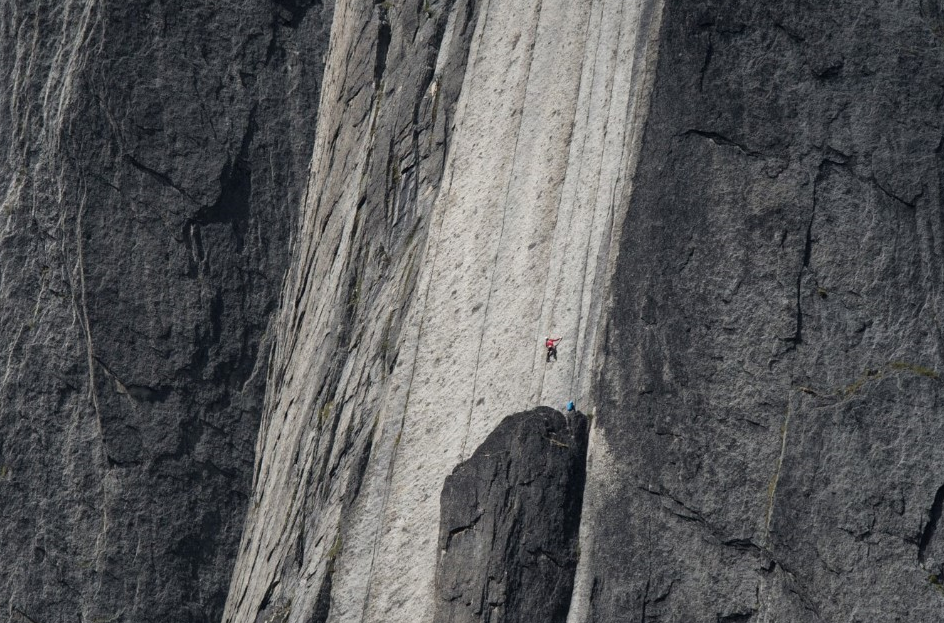
//> input picture test/1.jpg, 944 x 623 px
$ ./test ../../test/1.jpg   (built with g++ and OpenCV 4)
//> lines starting //> are read from the running program, lines starting //| are printed output that depends on the picture; after the words box and inside, x2 and y2 are one past the last pixel; in counts of white or black regions, pixels touching at a corner belong together
#include <cv.h>
#include <highgui.h>
#include <math.h>
int main(int argc, char** argv)
{
	const char* filename = argc >= 2 ? argv[1] : "D:/3.jpg";
	IplImage* src = cvLoadImage( filename, 0 );
	IplImage* dst;
	IplImage* color_dst;
	CvMemStorage* storage = cvCreateMemStorage(0);
	CvSeq* lines = 0;
	int i;
	if( !src )
		return -1;
	dst = cvCreateImage( cvGetSize(src), 8, 1 );
	color_dst = cvCreateImage( cvGetSize(src), 8, 3 );
	cvCanny( src, dst, 50, 200, 3 );
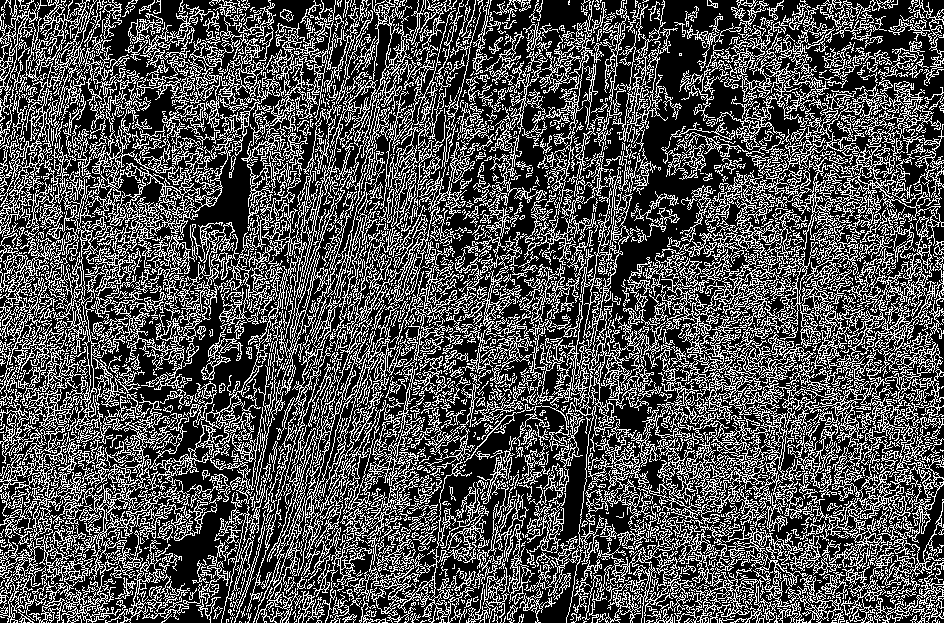
//> dst: 623 rows x 944 cols, CV_8UC1; 31.5% white in thin lines or dots
	cvCvtColor( dst, color_dst, CV_GRAY2BGR );
//> color_dst: 623 rows x 944 cols, CV_8UC3; 31.5% white in thin lines or dots

#if 0
	lines = cvHoughLines2( dst, storage, CV_HOUGH_STANDARD, 1, CV_PI/180, 100, 0, 0 );
	for( i = 0; i < MIN(lines->total,100); i++ )
	{
		float* line = (float*)cvGetSeqElem(lines,i);
		float rho = line[0];
		float theta = line[1];
		CvPoint pt1, pt2;
		double a = cos(theta), b = sin(theta);
		double x0 = a*rho, y0 = b*rho;
		pt1.x = cvRound(x0 + 1000*(-b));
		pt1.y = cvRound(y0 + 1000*(a));
		pt2.x = cvRound(x0 - 1000*(-b));
		pt2.y = cvRound(y0 - 1000*(a));
		cvLine( color_dst, pt1, pt2, CV_RGB(255,0,0), 5, CV_AA, 0 );

    }

#else
	lines = cvHoughLines2( dst, storage, CV_HOUGH_PROBABILISTIC, 1, CV_PI/180, 50, 50, 10 );
//> lines = 2808 items
	for( i = 0; i < lines->total; i++ )
	{
		CvPoint* line = (CvPoint*)cvGetSeqElem(lines,i);
		cvLine( color_dst, line[0], line[1], CV_RGB(255,0,0), 5, CV_AA, 0 );

    }
//> this loop made 2808 passes
//> pass 1, `cvLine( color_dst, line[0], line[1], CV_RGB(255,0,0), 5, CV_AA, 0 );`:
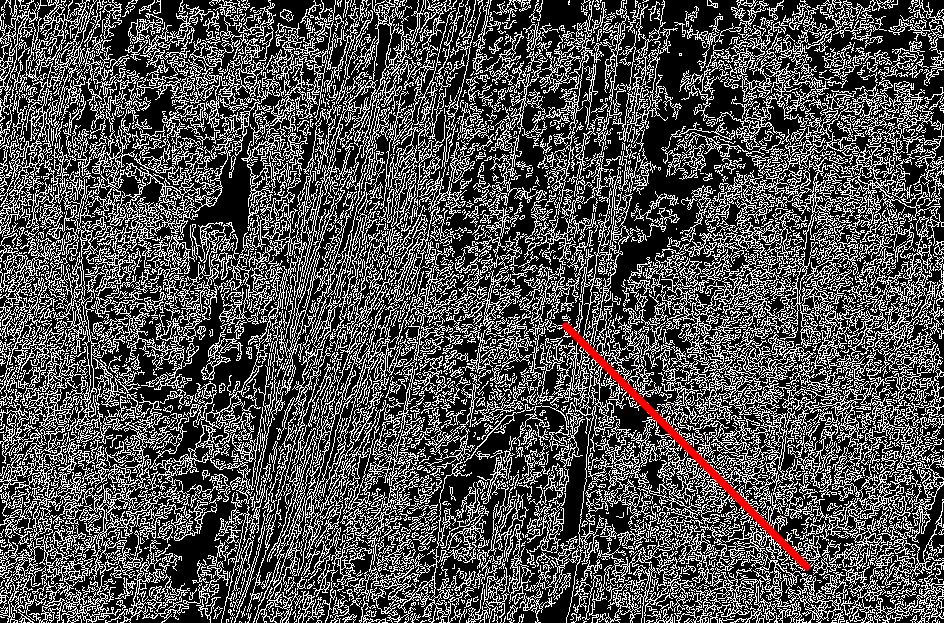
//> color_dst: 623 rows x 944 cols, CV_8UC3; mean B, G, R 79.9, 79.9, 81
//> pass 2, `cvLine( color_dst, line[0], line[1], CV_RGB(255,0,0), 5, CV_AA, 0 );`:
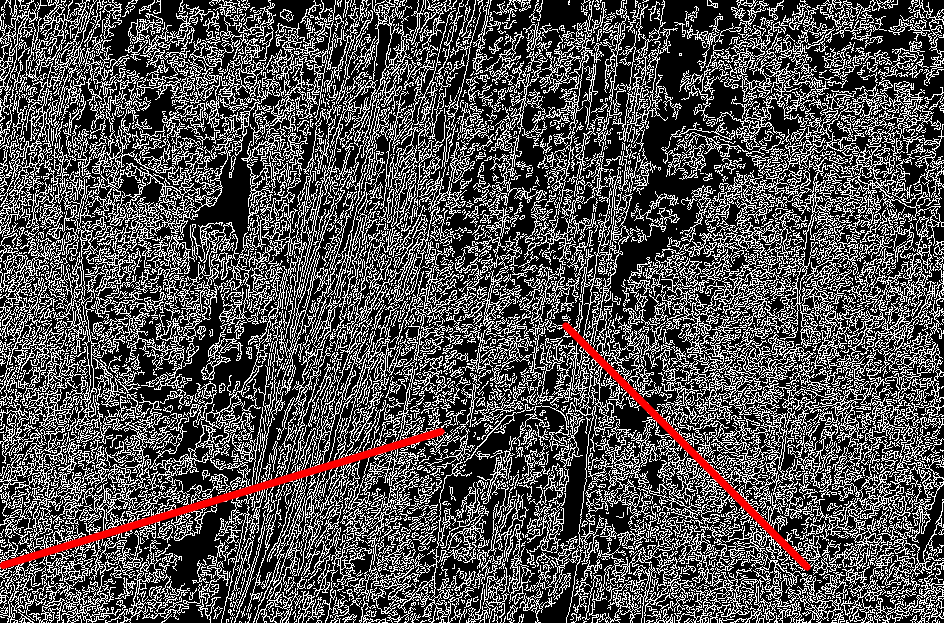
//> color_dst: 623 rows x 944 cols, CV_8UC3; 0.7% of pixels changed, all inside (x1, y1, x2, y2) = (0, 427, 446, 570)
//> pass 3, `cvLine( color_dst, line[0], line[1], CV_RGB(255,0,0), 5, CV_AA, 0 );`:
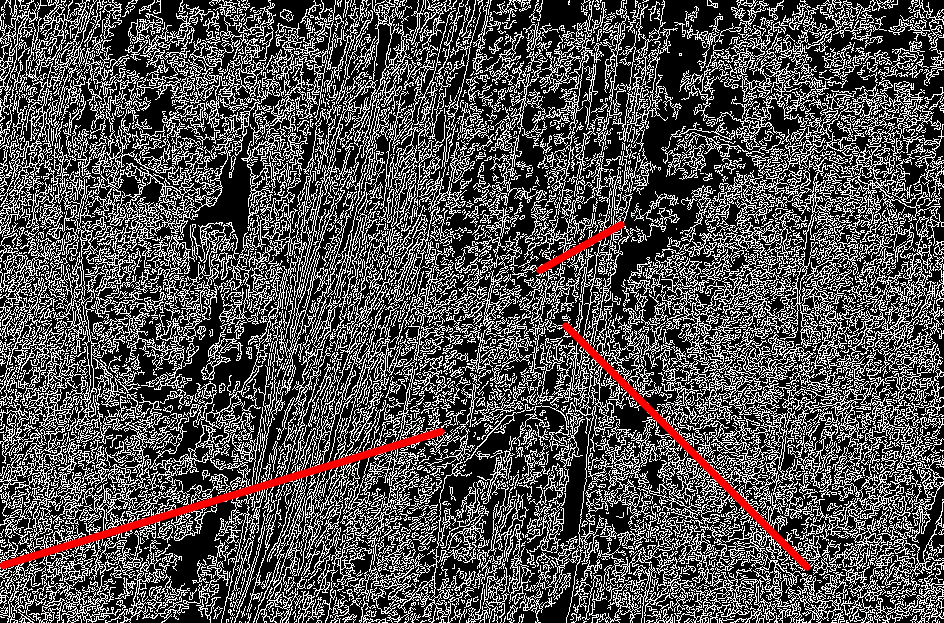
//> color_dst: 623 rows x 944 cols, CV_8UC3; 0.15% of pixels changed, all inside (x1, y1, x2, y2) = (536, 220, 626, 275)
//> after the loop:
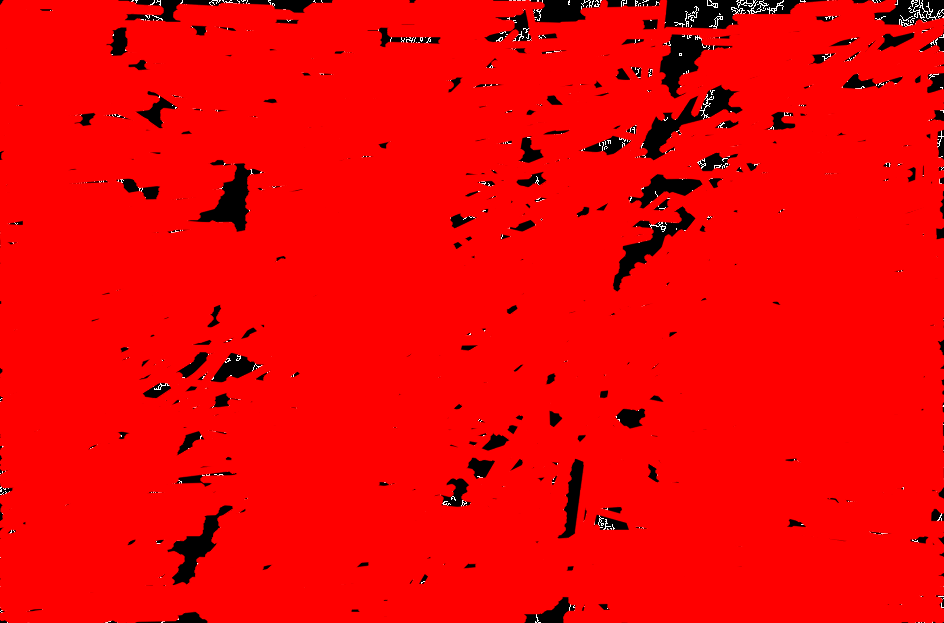
//> color_dst: 623 rows x 944 cols, CV_8UC3; mean B, G, R 1.2, 1.2, 241.4

#endif
	cvNamedWindow( "Source", 1 );
	cvShowImage( "Source", src );
	cvNamedWindow( "Hough", 1 );
	cvShowImage( "Hough", color_dst );
	cvWaitKey(0);
	return 0;

}
